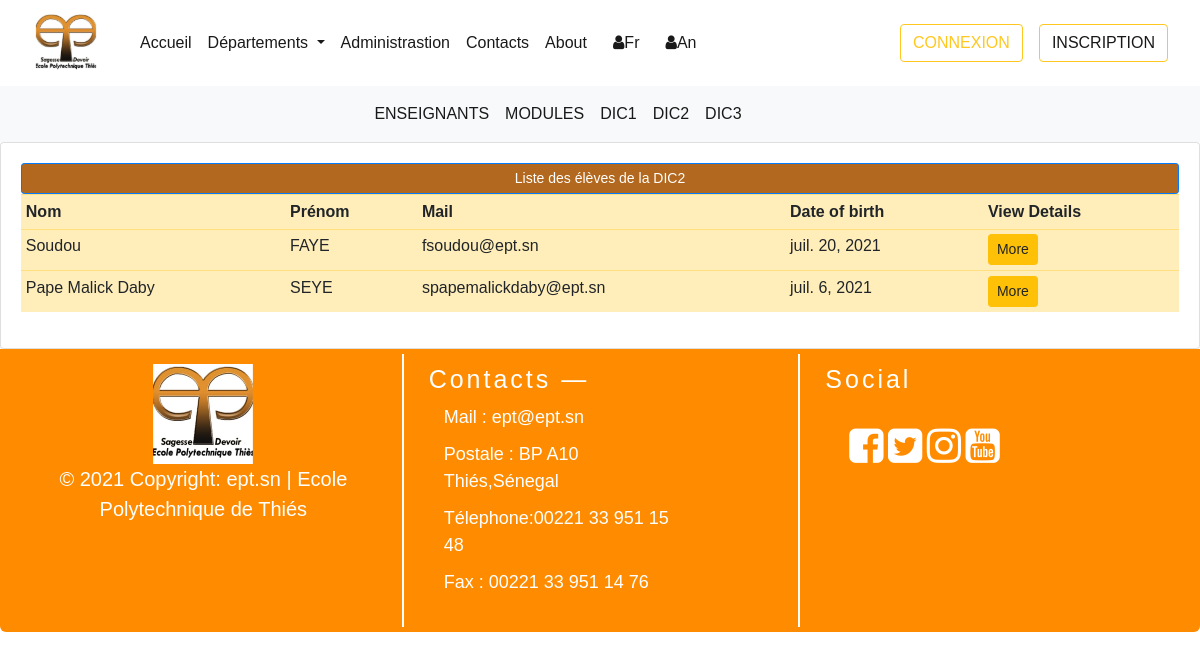
Page /fr/departement/civil/dic2 on the committed database.
### departements/models.py (models this page shows, shortened)
class Utilisateur(models.Model):  # COMM0N
    first_name = models.CharField(max_length=300, null=True)
    last_name = models.CharField(max_length=300, null=True)
    mail_user =  models.EmailField(max_length=300, null= True)
    class Meta:
        abstract = True

class EtudiantModel(Utilisateur):  # STUDENT
    CATEGORY = (
            ('GIT', 'GIT'),
            ('GEM', 'GEM'),
            ('GC', 'GC'),
            ('AERO', 'AERO'),
            ('TC', 'TC')
        )
    LEVEL = (
            ('TC1', 'TC1'),
            ('TC2', 'TC2'),
            ('DIC1', 'DIC1'),
            ('DIC2', 'DIC2'),
            ('DIC3', 'DIC3')
        )
    date_of_birth = models.DateField(null=True)
    place_of_birth = models.CharField(max_length=300, null=True)
    depart = models.CharField(max_length = 200, null = True, choices = CATEGORY)
    ma_classe = models.CharField(max_length = 200, null = True, choices = LEVEL )
    class Meta :
        verbose_name = "Etudiant"

### departements/views.py (the view)
# urls.py: path("departement/civil/dic2", dic2_civil, name = "dic2_civil"),
def dic2_civil(request):
    students = EtudiantModel.objects.filter(ma_classe = 'DIC2').filter(depart = 'GC')
    context = {'students': students, "classe" : "DIC2"}
    return render(request, "departements/dept_civil/dic2.html", context)

### templates/departements/dept_civil/dic2.html (shortened to what this page needs)
{% extends "home/base.html" %}
{% block content %}
{% include 'departements/dept_civil/menu_nav_dep_civil.html' %}
<div class="container">
    <div class="row">
        <div class="col-md-12">
            <div class="card card-body">
                <span class="btn btn-primary btn-sm btn-block" style="background-color:#b2681e;">Liste des élèves de la {{classe}} </span>
                <table class="table table-sm table-warning">
                    <tr>
                        <th>Nom</th>
                        <th>Prénom</th>
                        <th>Mail</th>
                        <th>Date of birth</th>
                        <th>View Details</th>
                    </tr>
                    {% for student in students %}
                        <tr>
                            <td>{{ student.first_name }}</td>
                            <td>{{ student.last_name |upper }}</td>
                            <td>{{ student.mail_user }}</td>
                            <td>{{ student.date_of_birth }}</td>
                            <td><a class="btn btn-sm btn-warning" href="{% url 'dic2civil_details' student.id %}">More</a></td>
                        </tr>
                    {% endfor%}
                </table>
            </div>
        </div>
    </div>
{% endblock %}

### templates/home/connexion.html (style rules this page uses)
body { font-family: Arial, Helvetica, sans-serif; }

### rows in the picture
EtudiantModel: first_name "Soudou", last_name "FAYE", mail_user "fsoudou@ept.sn", date_of_birth "juil. 20, 2021"
EtudiantModel: first_name "Pape Malick Daby", last_name "SEYE", mail_user "spapemalickdaby@ept.sn", date_of_birth "juil. 6, 2021"

### other values in the picture
{{ classe }} "DIC2"
